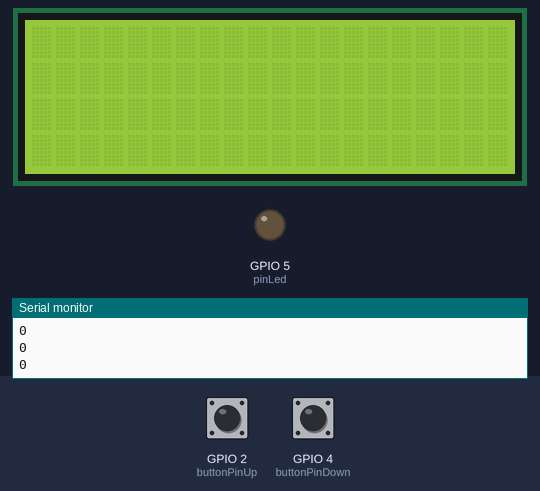
Simulated run of this program. Board: ESP32. Parts: 20×4 character LCD, output pins drawn as LEDs (lit = HIGH), the last lines printed to the serial monitor. Inputs (shaded band) come from the test bench; at power-on: GPIO 2 (buttonPinUp) HIGH, GPIO 4 (buttonPinDown) HIGH.

Above: at 1.2 s.
1.3 s: GPIO 2 (buttonPinUp) pulled LOW for 0.15 s
At 1.8 s:
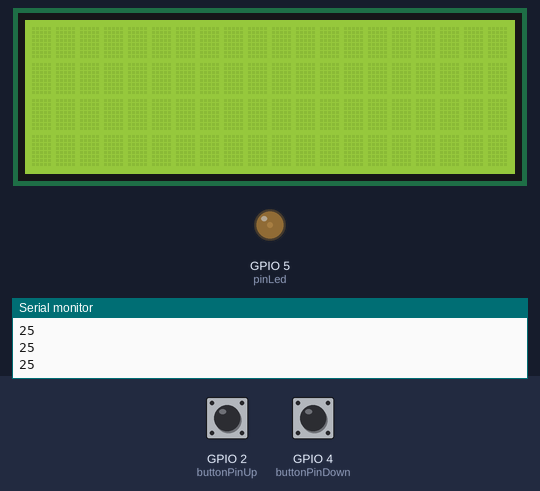
2.9 s: GPIO 4 (buttonPinDown) pulled LOW for 0.15 s
At 3.9 s:
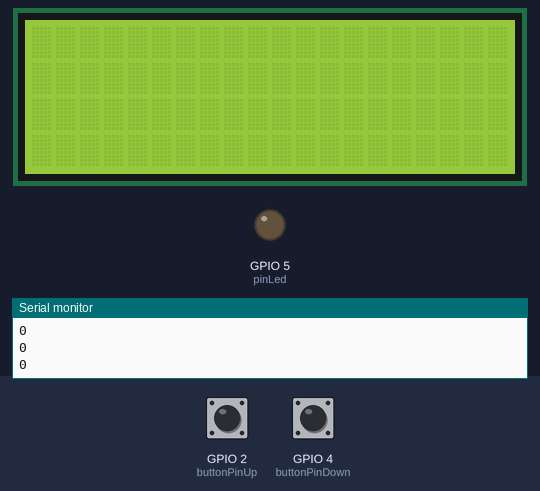
4.5 s: GPIO 2 (buttonPinUp) pulled LOW for 1 s
At 5.5 s:
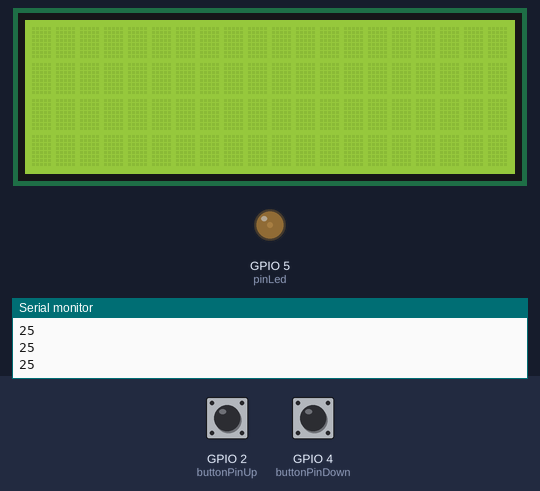
7.0 s: GPIO 4 (buttonPinDown) pulled LOW for 1 s
At 7.3 s:
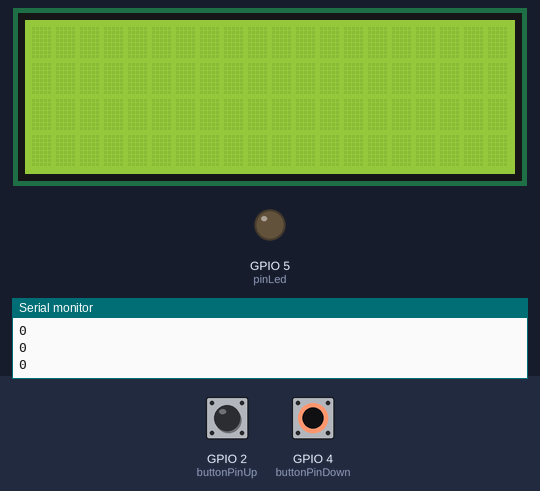
9.5 s: GPIO 2 (buttonPinUp) pulsed LOW 5 times (0.12 s each, 0.3 s apart)
At 11.6 s:
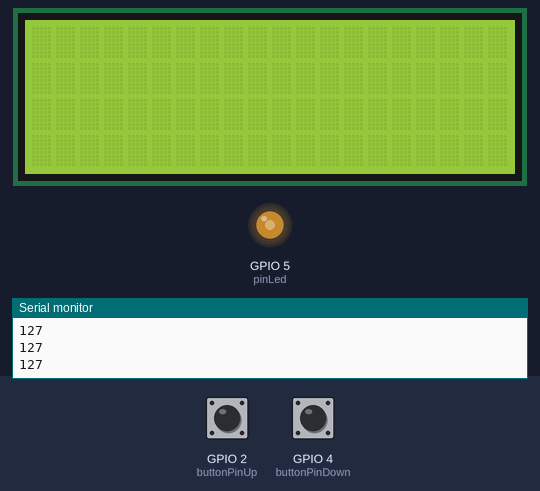
12.5 s: GPIO 2 (buttonPinUp) pulled LOW for 0.15 s
At 13.9 s:
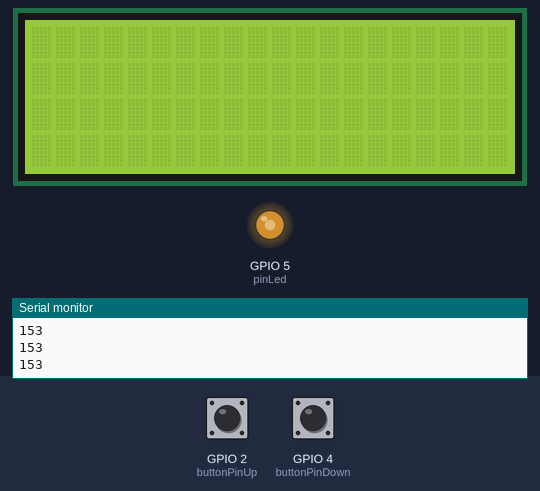
Timing chart, 0 to 15.1 s (numbered marks = the images above; inputs shaded):
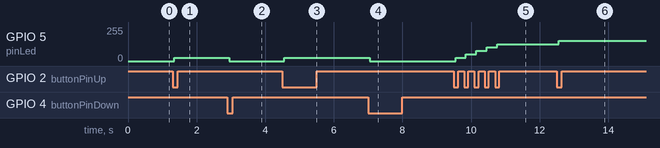

The program:

main.cpp
```cpp
#include <Arduino.h>
#include <Bounce2.h>
#include <Wire.h>
#include <LiquidCrystal_I2C.h>


#define pinLed 5
#define buttonPinUp 2
#define buttonPinDown 4
LiquidCrystal_I2C lcdzinho(0x27,20,4);

int brightnessIntensity = 0; // Nível de 0 a 100

Bounce debouncer_1 = Bounce();
Bounce debouncer_2 = Bounce();

/*
bool estadoAnteriorBotao = 0;
bool estadoBotao = 0;
bool estadoLed = 0;

void setup() {
 Serial.begin(9600);

 pinMode(pinLed, OUTPUT);

 pinMode(pinBotao, INPUT_PULLUP);
}

void loop() {
 estadoBotao = digitalRead (pinBotao);

  //botao clicado
  if (estadoAnteriorBotao == 0 && estadoBotao == 1){
      estadoLed = !estadoLed; //! significa diferente
  }


  if (estadoLed == 1){
    digitalWrite(pinLed, HIGH);
  }
  else {
    digitalWrite(pinLed, LOW);
  }

  estadoAnteriorBotao = estadoBotao;

}*/

/*Objetos
Bounce btn = Bounce();

void setup() {
  Serial.begin(9600);
  btn.attach(pinBotao1, INPUT_PULLUP);//pinMode
}

void loop() {
  btn.update();//digitalRead

  Serial.println(btn.fell());
  //pressionado - retorna true quando o botao for pressionado

  Serial.println(btn.read());
  //le o botao e retorna a leitura

  Serial.println(btn.rose());
  //retorna true quando o botao for solto

   Serial.println(btn.changed());
  //retorna true quando existe uma alteração


   Serial.println(btn.currentDuration());
  //retorna o tempo do estado atual do botao

  Serial.println(btn.previousDuration());
  //retorna o tempo do estado anterior do botao

  delay(1000);
}*/

void setup() {
  Serial.begin(9600);
  pinMode(pinLed, OUTPUT);

  digitalWrite(pinLed, LOW);

  debouncer_2.attach(buttonPinDown, INPUT_PULLUP);
  debouncer_2.interval(25);
  debouncer_1.attach(buttonPinUp, INPUT_PULLUP);
  debouncer_1.interval(25);

  lcdzinho.init();//inicia
  lcdzinho.backlight();


  Serial.println("Pronto para controlar o brilho. Use os botões.");
}

void loop() {
  debouncer_1.update();
  debouncer_2.update();

  if (debouncer_1.fell()) {
    if (brightnessIntensity < 100) {
      brightnessIntensity += 10;
    }
  }

  if (debouncer_2.fell()) {
    if (brightnessIntensity > 0) {
      brightnessIntensity -= 10;
    }
  }

  int brightnessValue = map(brightnessIntensity, 0, 100, 0, 255);

  analogWrite(pinLed, brightnessValue);
  Serial.println(brightnessValue);


  delay(20);

}
```

Measured:
- after the input at 1.3 s, GPIO 5 (pinLed): 0/255 → 25/255 after 0.05 s
- after the input at 2.9 s, GPIO 5 (pinLed): 25/255 → 0/255 at once
- after the input at 4.5 s, GPIO 5 (pinLed): 0/255 → 25/255 after 0.06 s
- after the input at 7.0 s, GPIO 5 (pinLed): 25/255 → 0/255 after 0.05 s
- after the input at 9.5 s, GPIO 5 (pinLed): moves from 0/255 to 127/255 over 1.2 s, starting after 0.05 s
- after the input at 12.5 s, GPIO 5 (pinLed): 127/255 → 153/255 after 0.05 s
